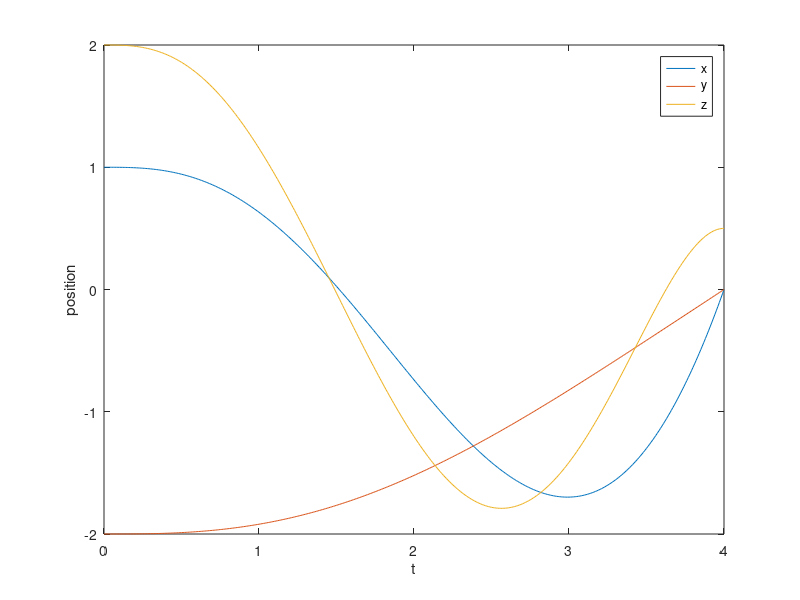
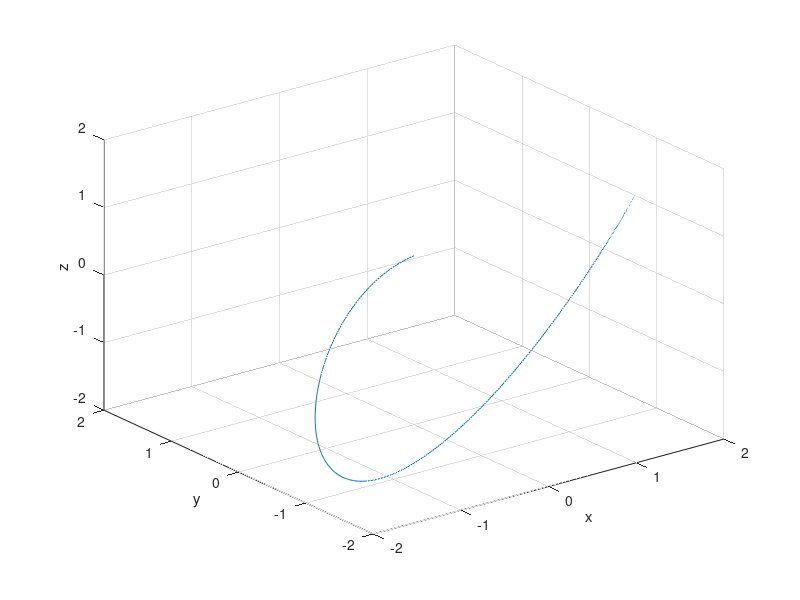
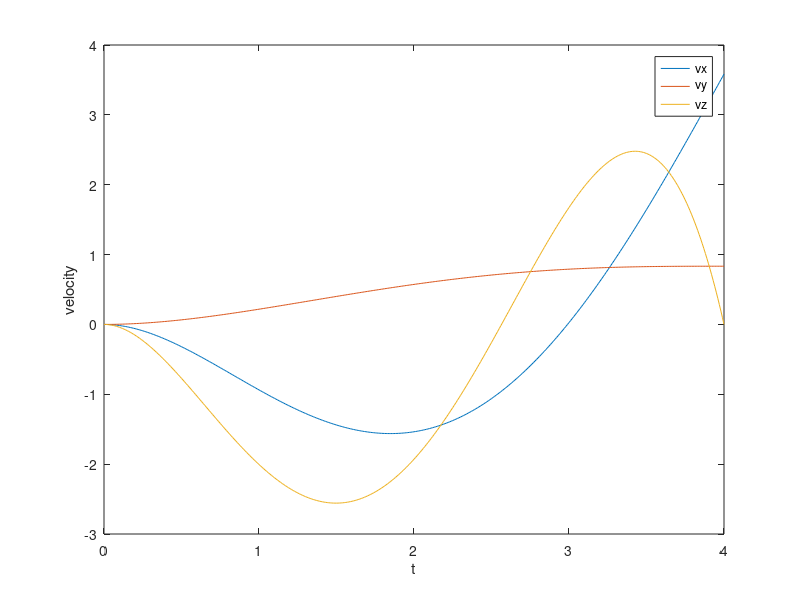
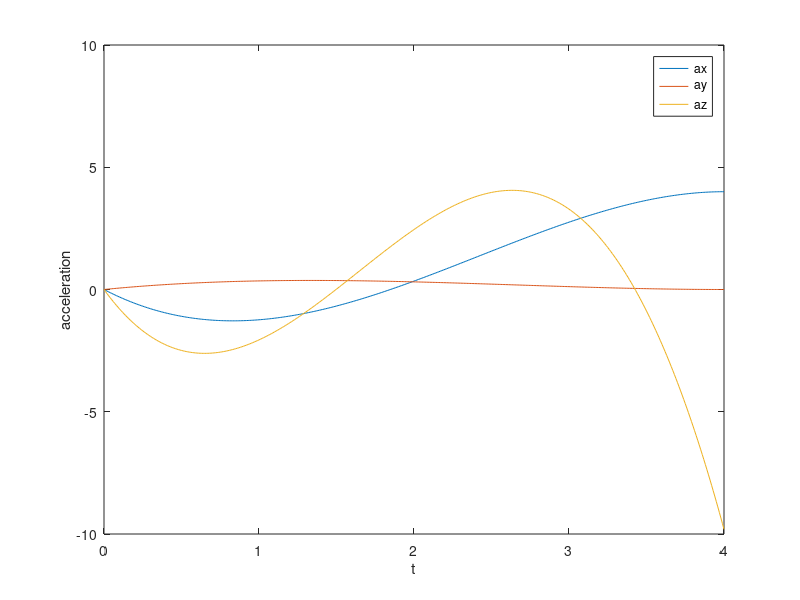

MATLAB code to generate these figures, in order:
close all
clear

% global constants
g = 9.81;
m = 0.5;

% initial conditions
r0 = [1 -2 2]; % position
v0 = [0 0 0]; % velocity
a0 = [0 0 0]; % acceleration

% thrust at the gate
T = 2;

% final conditions
rf = [0 0 0.5]; % position
af = [T/m 0 -g]; % acceleration
jf = [0 0]; % jerk
zf = 0; % vertical velocity (for z)

% final time
tf = 4;

% trajectories for xy and z are designed separately
% there are 6 known states, so a polynomial of degree 5 is needed 
A_xy = [tf^5 tf^4 tf^3; 20*tf^3 12*tf^2 6*tf; 60*tf^2 24*tf 6];
A_z = [tf^5 tf^4 tf^3; 5*tf^4 4*tf^3 3*tf^2; 20*tf^3 12*tf^2 6*tf];

b_xy = [rf(1:2) - r0(1:2); af(1:2); jf];
b_z = [rf(3) - r0(3); zf; af(3)];
a_xy = A_xy \ b_xy;
a_z = A_z \ b_z;
a = [a_xy a_z];

a_5 = a(1,:);
a_4 = a(2,:);
a_3 = a(3,:);
a_2 = a0;
a_1 = v0;
a_0 = r0;

f_x = @(t) a_5(1)*t.^5 + a_4(1)*t.^4 + a_3(1)*t.^3 + a_2(1)*t.^2 + a_1(1)*t + a_0(1);
f_y = @(t) a_5(2)*t.^5 + a_4(2)*t.^4 + a_3(2)*t.^3 + a_2(2)*t.^2 + a_1(2)*t + a_0(2);
f_z = @(t) a_5(3)*t.^5 + a_4(3)*t.^4 + a_3(3)*t.^3 + a_2(3)*t.^2 + a_1(3)*t + a_0(3);

f_vx = @(t) 5*a_5(1)*t.^4 + 4*a_4(1)*t.^3 + 3*a_3(1)*t.^2 + 2*a_2(1)*t + a_1(1);
f_vy = @(t) 5*a_5(2)*t.^4 + 4*a_4(2)*t.^3 + 3*a_3(2)*t.^2 + 2*a_2(2)*t + a_1(2);
f_vz = @(t) 5*a_5(3)*t.^4 + 4*a_4(3)*t.^3 + 3*a_3(3)*t.^2 + 2*a_2(3)*t + a_1(3);

f_ax = @(t) 20 * a_5(1)*t.^3 + 12 * a_4(1)*t.^2 + 6 * a_3(1)*t + 2 * a_2(1);
f_ay = @(t) 20 * a_5(2)*t.^3 + 12 * a_4(2)*t.^2 + 6 * a_3(2)*t + 2 * a_2(2);
f_az = @(t) 20 * a_5(3)*t.^3 + 12 * a_4(3)*t.^2 + 6 * a_3(3)*t + 2 * a_2(3);

time = 0:0.01:tf;

x = f_x(time);
y = f_y(time);
z = f_z(time);

vx = f_vx(time);
vy = f_vy(time);
vz = f_vz(time);

ax = f_ax(time);
ay = f_ay(time);
az = f_az(time);

figure(1)
plot(time, x)
hold on
plot(time, y)
plot(time, z)
legend('x', 'y', 'z')
xlim([0 tf])
ylim([-2 2])
xlabel('t')
ylabel('position')

figure(2)
plot3(x, y, z)
xlabel('x')
ylabel('y')
zlabel('z')
xlim([-2 2])
ylim([-2 2])
zlim([-2 2])
grid on

figure(3)
plot(time, vx)
hold on
plot(time, vy)
plot(time, vz)
legend('vx', 'vy', 'vz')
xlim([0 tf])
xlabel('t')
ylabel('velocity')

figure(4)
plot(time, ax)
hold on
plot(time, ay)
plot(time, az)
legend('ax', 'ay', 'az')
xlim([0 tf])
xlabel('t')
ylabel('acceleration')

T_over_W = sqrt(ax.^2 + ay.^2 + (az+g).^2) / g;
figure(5)
plot(time, T_over_W)
xlabel('t')
ylabel('thrust to weight ratio')